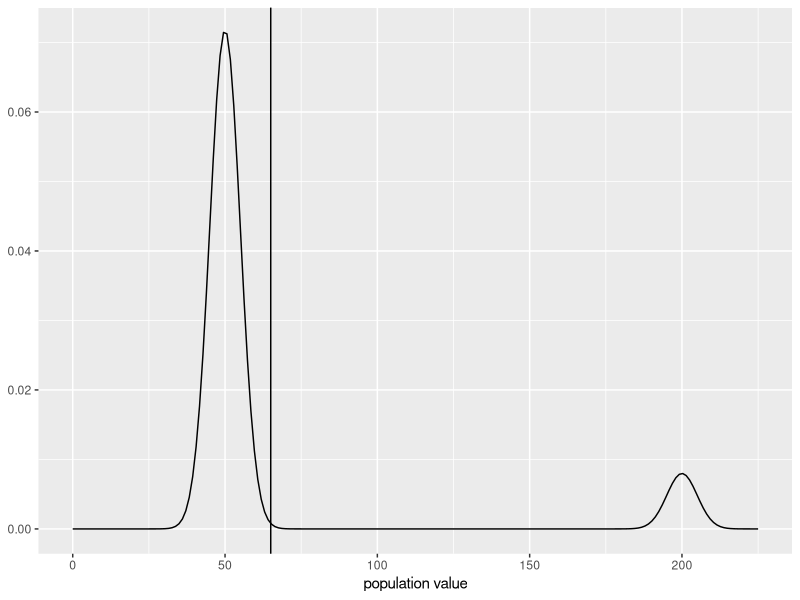
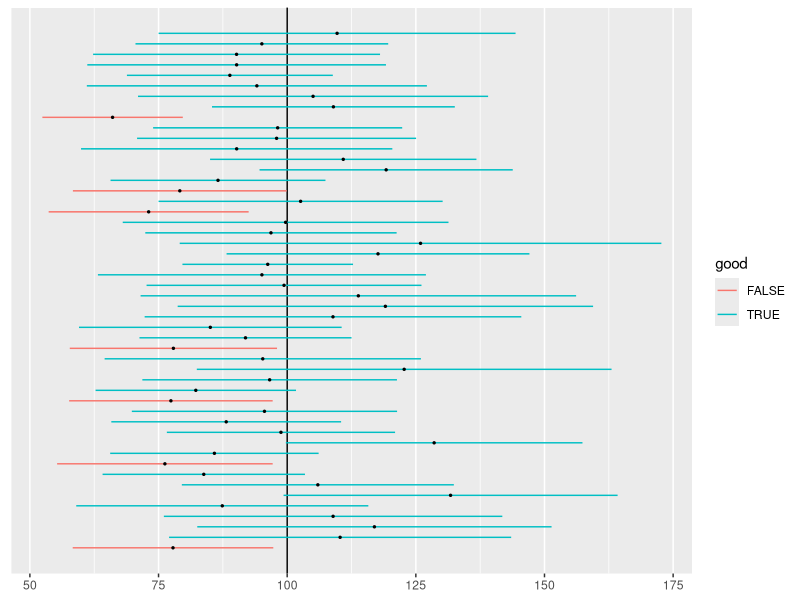

These figures' R source, in order:
## ---- chunk 1
library(ggplot2)
knitr::opts_chunk$set(
  fig.align = "center",
  warning = FALSE,
  message = FALSE
)
## ---- chunk 2
########################################
#  Utility Functions for Generating Pareto Values
########################################

rpareto <- function(n,alpha,theta) {#random values for Pareto(alpha,theta) distribution
  theta*((1-runif(n))^(-1/alpha)-1)
}

dpareto <- function(x,alpha,theta) {  #pdf for Pareto(alpha,theta) distribution
  alpha*theta^alpha/(x+theta)^(alpha+1)
}


#############################################
# Generate the populations
############################################
mu_norm <- 70
sigma_norm <- 5
shape_gamma <- 2
scale_gamma <- 50

# for pareto:
alpha_pareto <- 5
theta_pareto <- 100
tail_prob <- 0.02  #want to find a Value at risk of 1 - this
val_risk <- theta_pareto*(tail_prob^(-.5)-1)

# for pop with group of outliers
prop_outliers <- 0.10
mean_outliers <- 200
sd_outliers <- 5
mean_regulars <- 50
sd_regulars <- 5

r_outlier<- function(n) {
  prop_normals <- 1- prop_outliers
  which_hump <- rbinom(n, size = 1, prob = prop_normals)
  outlier_samp <- 
    ifelse(
      which_hump,
      rnorm(n,mean=mean_regulars,sd=sd_regulars),
      rnorm(n,mean=mean_outliers,sd=sd_outliers)
    )
  outlier_samp
}

d_outlier <- function(x) {
  reg <- dnorm(x,mean=mean_regulars,sd=sd_regulars)
  out <- dnorm(x,mean=mean_outliers,sd=sd_outliers)
  (1-prop_outliers) * reg + prop_outliers * out
}

#######################################
# Get the population means
######################################

normal_mean <- mu_norm
skew_mean <- shape_gamma*scale_gamma
super_skew_mean <- theta_pareto/(alpha_pareto - 1)
outlier_mean <- (1-prop_outliers)*mean_regulars+prop_outliers*mean_outliers
## ---- chunk 3
draw_pop <- function(pop = c("normal", "skew", "super_skew", "outlier")) {
  if (pop == "normal") {
    df <- data.frame(
      x = c(mu_norm - 3 * sigma_norm, mu_norm + 3 * sigma_norm)
    )
    p <-
      ggplot(df, aes(x = x)) +
      stat_function(
        fun = dnorm,
        n = 101,
        args = list(
          mean = mu_norm,
          sd = sigma_norm
        )
      ) + 
      labs(
        x = "population value",
        y = NULL
      ) +
      geom_vline(aes(xintercept = normal_mean))
  }
  if (pop == "skew") {
    df <- data.frame(
      x = c(0, shape_gamma*scale_gamma+7.5*sqrt(shape_gamma)*scale_gamma)
    )
    p <-
      ggplot(df, aes(x = x)) +
      stat_function(
        fun = dgamma,
        n = 101,
        args = list(
          shape = shape_gamma,
          scale = scale_gamma
        )
      ) + 
      labs(
        x = "population value",
        y = NULL
      ) +
      geom_vline(aes(xintercept = skew_mean))
  }
  if (pop == "super_skew") {
    df <- data.frame(
      x = c(0, val_risk)
    )
    p <-
      ggplot(df, aes(x = x)) +
      stat_function(
        fun = dpareto,
        n = 101,
        args = list(
          alpha = alpha_pareto,
          theta = theta_pareto
        )
      ) + 
      labs(
        x = "population value",
        y = NULL
      ) +
      geom_vline(aes(xintercept = super_skew_mean))
  }
  if (pop == "outlier") {
    df <- data.frame(
      x = c(0, mean_outliers +5 * sd_outliers)
    )
    p <-
      ggplot(df, aes(x = x)) +
      stat_function(
        fun = d_outlier,
        n = 201
      ) + 
      labs(
        x = "population value",
        y = NULL
      ) +
      geom_vline(aes(xintercept = outlier_mean))
  }
  p
}
## ---- chunk 4
pop <- "outlier"
draw_pop(pop)
## ---- chunk 5
get_samples <- function(m, n, pop = c("normal", "skew", "super_skew", "outlier")) {
  samps <- vector(mode = "list", length = m)
  for (i in 1:m) {
    if (pop == "normal") {
      samps[[i]] <- rnorm(n, mean = normal_mean, sd = sigma_norm)
    }
    if (pop == "skew") {
      samps[[i]] <- rgamma(n, shape = shape_gamma, scale = scale_gamma)
    }
    if (pop == "super_skew") {
      samps[[i]] <- rpareto(n, alpha = alpha_pareto, theta = theta_pareto)
    }
    if (pop == "outlier") {
      samps[[i]] <- r_outlier(n)
    }
  }
  samps
}
## ---- chunk 6
get_samples(m = 3, n = 20, pop = "outlier")
## ---- chunk 7
get_intervals <- function(samps, pop = c("normal", "skew", "super_skew", "outlier"), level) {
  if (pop == "normal") mu <- normal_mean
  if (pop == "skew") mu <- skew_mean
  if (pop == "super_skew") mu <- super_skew_mean
  if (pop == "outlier") mu <- outlier_mean
  m <- length(samps)
  good <- logical(m)
  xbar <- numeric(m)
  lower <- numeric(m)
  upper <- numeric(m)
  number = 1:m
  for (i in 1:m) {
    xs <- samps[[i]]
    n <- length(xs)
    xbar[i] <- mean(xs)
    crit <- qt((1 + level) / 2, df = n-1)
    margin <- crit * sd(xs) / sqrt(n)
    lower[i] <- xbar[i] - margin
    upper[i] <- xbar[i] + margin
    good[i] <- mu >= lower[i] & mu <= upper[i]
  }
  data.frame(
    number = number,
    xbar = xbar,
    lower = lower,
    upper = upper,
    good = good
  )
}
## ---- chunk 8
pop <- "skew"
some_samples <- get_samples(m = 3, n = 20, pop = pop)
level <- 0.90
get_intervals(
  samps = some_samples,
  pop = pop,
  level = level
)
## ---- chunk 9
interval_plot <- function(data, pop = c("normal", "skew", "super_skew", "outlier")) {
  if (pop == "normal") mu <- normal_mean
  if (pop == "skew") mu <- skew_mean
  if (pop == "super_skew") mu <- super_skew_mean
  if (pop == "outlier") mu <- outlier_mean
  plot <- ggplot(data) +
    geom_vline(aes(xintercept = mu)) +
    geom_segment(
      aes(
        x = lower,
        xend = upper,
        y = number,
        yend = number,
        color = good
      )
    ) +
    geom_point(aes(x = xbar, y = number), size = 0.5) +
    labs( x = NULL, y = NULL) +
    theme(
      panel.grid.major.y = element_blank(),
      panel.grid.minor.y = element_blank(),
      axis.text.y = element_blank(),
      axis.ticks.y = element_blank()
    )
  plot
}
## ---- chunk 10
pop <- "skew"
some_samples <- get_samples(m = 50, n = 20, pop = pop)
level <- 0.90
ints <- get_intervals(
  samps = some_samples,
  pop = pop,
  level = level
)
interval_plot(data = ints, pop = pop)
